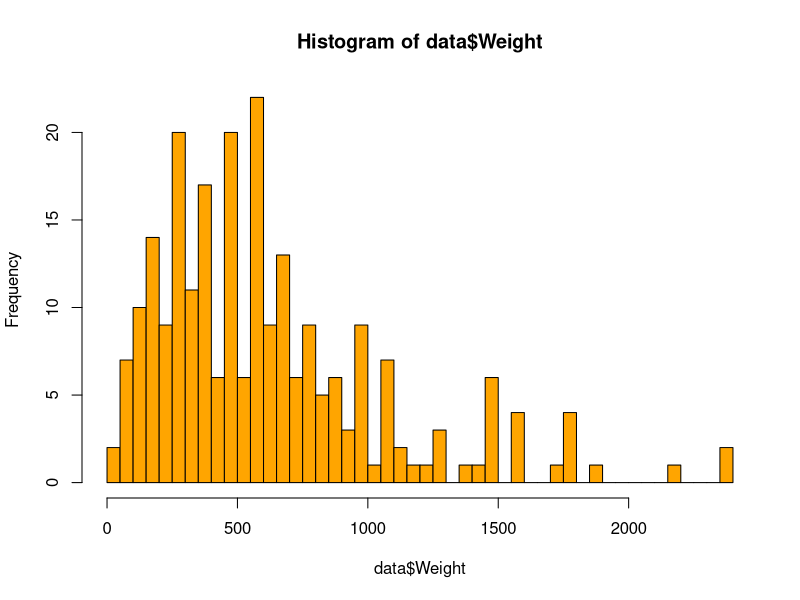

This chart was generated by the following R code: (Note: this script raises an error after producing the figure.)
## ---- chunk 1
library(data.table)
library(ggplot2)
## ---- chunk 2
data <- read.csv('./datasets/OctopusF.txt',sep = ';', row.names=NULL,header = TRUE)
data
## ---- chunk 3
# calculate dataset variance
print("calculate dataset variance")
var(data)
# calculate dataset summary
print("calculate dataset summary")
summary(data)
## ---- chunk 4
# create Histogram
test <- hist(data$Weight, breaks=40,col='orange')
test
## ---- chunk 5
mean <- mean(data$Weight)
size <- length(data$Weight)

t <- qt((1 + 0.95)/2, df = size-1)
se <- sd(data$Weight)/sqrt(n)
ci <- t * se

L = a - ci
U = a + ci

message("The lower bound is: ",L)
message("The upper bound is: ",U)

